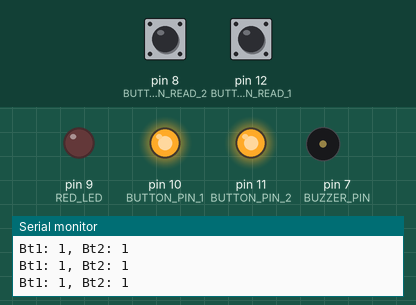
Simulated run of this program. Board: Arduino Mega 2560, built with avr-gcc and run on an emulated ATmega2560. Parts: output pins drawn as LEDs (lit = HIGH), buzzer (waves = sounding), the last lines printed to the serial monitor. Inputs (shaded band) come from the test bench; at power-on: pin 12 (BUTTON_PIN_READ_1) HIGH, pin 8 (BUTTON_PIN_READ_2) HIGH.

Above: at 1.2 s.
1.3 s: pin 12 (BUTTON_PIN_READ_1) pulled LOW for 1 s
At 1.49 s:
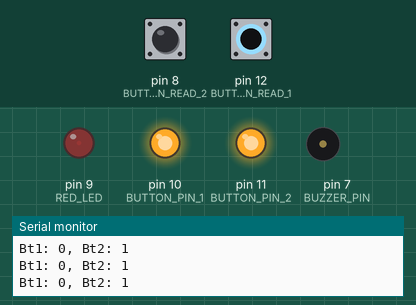
4.3 s: pin 12 (BUTTON_PIN_READ_1) pulled LOW for 3.2 s
At 7.9 s:
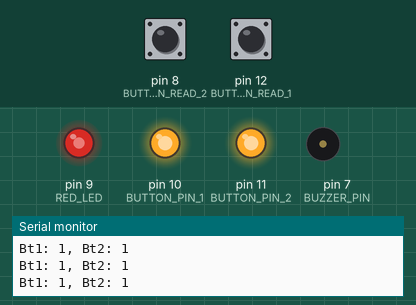
9.0 s: pin 12 (BUTTON_PIN_READ_1) pulled LOW for 1 s
At 9.18 s:
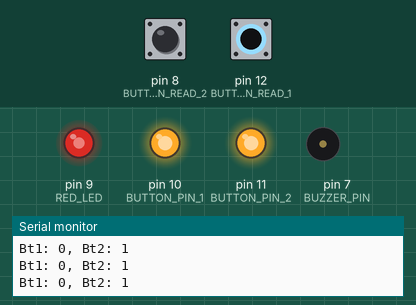
12.0 s: pin 12 (BUTTON_PIN_READ_1) pulled LOW for 3.2 s
At 14.5 s:
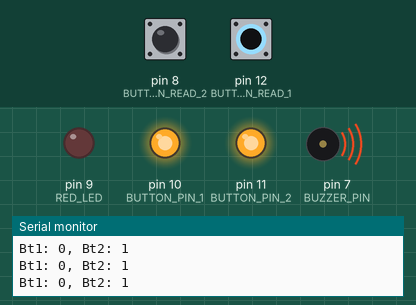
16.7 s: pin 8 (BUTTON_PIN_READ_2) pulled LOW for 0.15 s
At 17.3 s:
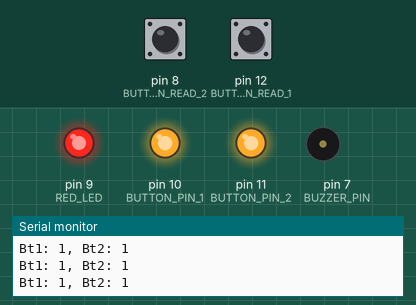
19.8 s: pin 8 (BUTTON_PIN_READ_2) pulled LOW for 1 s
At 19.98 s:
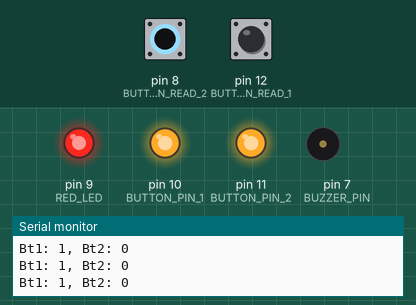
Timing chart, 0 to 22.8 s (numbered marks = the images above; inputs shaded):
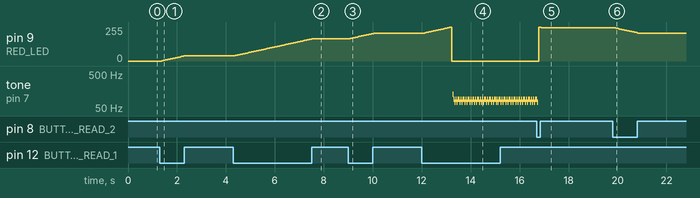

The program:

main.cpp
```cpp
#include <Arduino.h>

const int BUTTON_PIN_READ_1 = 12;
const int BUTTON_PIN_READ_2 = 8;
const int BUTTON_PIN_1 = 10;
const int BUTTON_PIN_2 = 11;
const int BUZZER_PIN = 7;
const int RED_LED = 9;

int readValueBt1 = 0;
int readValueBt2 = 0;
int brightness = 0;
int dt = 50;

void setup() {
  pinMode(RED_LED, OUTPUT);

  pinMode(BUTTON_PIN_1, OUTPUT);
  digitalWrite(BUTTON_PIN_1, HIGH);  // ← power the button from GPIO

  pinMode(BUTTON_PIN_2, OUTPUT);
  digitalWrite(BUTTON_PIN_2, HIGH);  // ← power the other button

  pinMode(BUTTON_PIN_READ_1, INPUT);
  pinMode(BUTTON_PIN_READ_2, INPUT);
  pinMode(BUZZER_PIN, OUTPUT);

  Serial.begin(9600);
}

void loop() {
  readValueBt1 = digitalRead(BUTTON_PIN_READ_1);
  readValueBt2 = digitalRead(BUTTON_PIN_READ_2);

  // Print for debugging:
  Serial.print("Bt1: "); Serial.print(readValueBt1);
  Serial.print(", Bt2: "); Serial.println(readValueBt2);

  // Buzzer OFF by default
  digitalWrite(BUZZER_PIN, LOW);

  // Buzzer ON if **both buttons are pressed** (both LOW)
  if (readValueBt1 == LOW && readValueBt2 == LOW) {
    digitalWrite(BUZZER_PIN, HIGH);
  }

  // Increase brightness if button 1 pressed
  if (readValueBt1 == LOW && brightness < 255) {
    brightness += 2;
    delay(dt);
  }

  // Decrease brightness if button 2 pressed
  if (readValueBt2 == LOW && brightness > 0) {
    brightness -= 2;
    delay(dt);
  }

  // Buzzer ON if brightness max
  if (brightness >= 255) {
    digitalWrite(BUZZER_PIN, HIGH);
  }

  // Set LED brightness
  analogWrite(RED_LED, brightness);
}
```

Measured:
- after the input at 1.3 s, pin 9 (RED_LED): moves from 0/255 to 40/255 over 0.96 s, starting after 0.08 s
- after the input at 4.3 s, pin 9 (RED_LED): moves from 40/255 to 168/255 over 3.2 s, starting after 0.08 s
- after the input at 9.0 s, pin 9 (RED_LED): moves from 168/255 to 208/255 over 0.96 s, starting after 0.08 s
- after the input at 12.0 s, pin 9 (RED_LED): rises from 208/255 to 254/255 in 1.1 s, then falls to 0/255 in 0.05 s; tone on pin 7 (BUZZER_PIN): plays 126 Hz for 0.04 s, 90 Hz for 0.04 s, 75 Hz for 0.04 s, 90 Hz for 0.04 s, 75 Hz for 0.04 s, 90 Hz for 0.08 s … (70 notes in this stretch), starting after 1.3 s
- after the input at 16.7 s, pin 9 (RED_LED): 0/255 → 250/255 after 0.08 s
- after the input at 19.8 s, pin 9 (RED_LED): moves from 250/255 to 210/255 over 0.96 s, starting after 0.07 s
